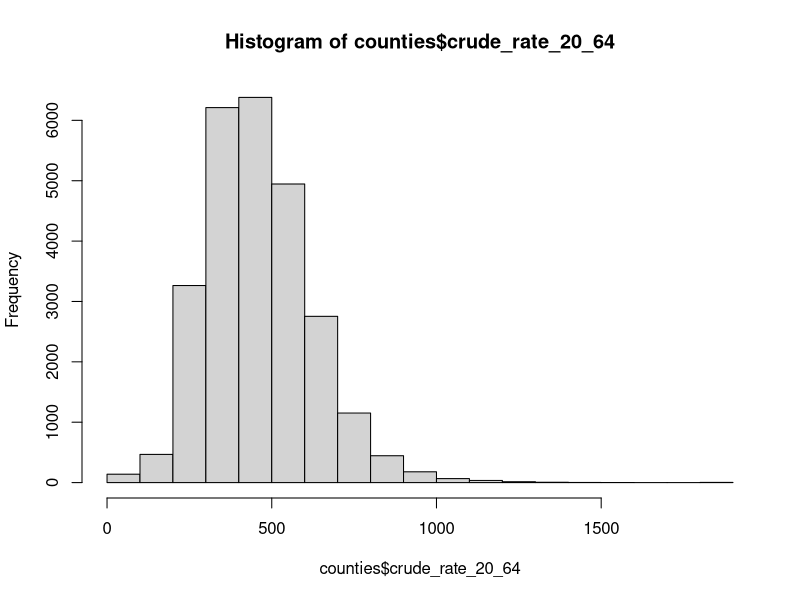
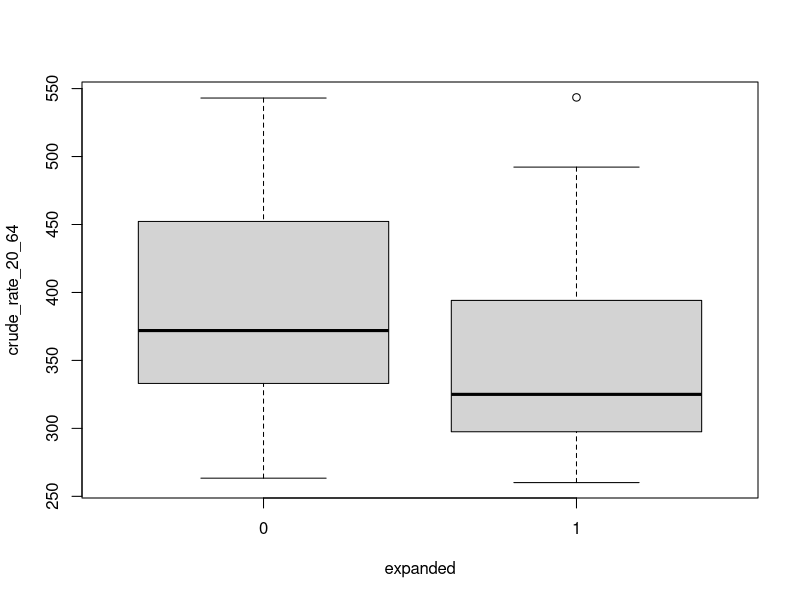
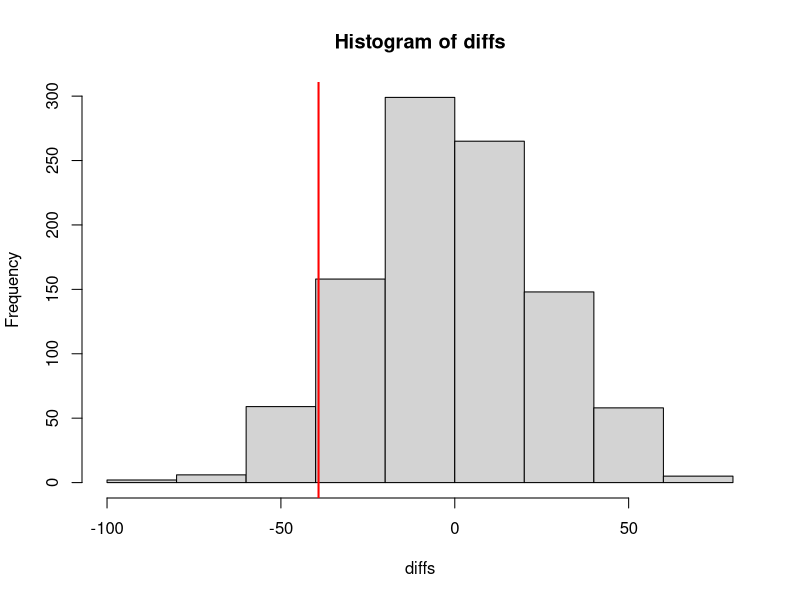

Generate these figures, in order, with R:
# =====================================================================
#  MODULE 1 - SOLUTION (the annotated version)
#
#  Question: Did states that expanded Medicaid in 2014 have lower
#            working-age mortality than states that did not?
#
#  This is the completed script with the full commentary. Work from
#  scripts/01-i-do.R during the session and type along; come back here
#  afterwards, or if you fall behind and need to catch up.
#
#  The four passes, each auditing the one before:
#
#    DESCRIBE  what do the two groups look like?        (section 4)
#    TEST      is the gap bigger than chance?           (section 5)
#    CHECK     does the test's assumption change it?    (section 6)
#    MODEL     the same finding, as a coefficient       (section 7)
#
#  Sections 1-3 get the data into the right shape.
# =====================================================================


# ---- 1. Get the data ------------------------------------------------

# PREDICT before you run the next line: what do you think R will print?

# read.csv() reads a spreadsheet off disk and hands back a data frame:
# rows are observations, columns are variables.
counties <- read.csv("data/medicaid.csv", row.names = 1)

# Nothing printed. That is success, not failure.
#   <-            means "store this as". Storing is silent.
#   row.names = 1 means "the first column is row labels, not data",
#                 which is why we get 13 columns from a 14-column file.
#
# To see that it worked, look at the Variables pane on the right --
# `counties` is now sitting in it.

# Three questions to ask of any new dataset. Always these three.
dim(counties)    # how big is it?  (rows, columns)
names(counties)  # what are the variables called?
head(counties)   # what does a row actually look like?

# head() prints wide data as stacked blocks. That is ONE table that ran
# out of room, not three tables.

# The variables we care about:
#   crude_rate_20_64  deaths per 100,000 people aged 20-64   <- our outcome
#   yaca              year the state expanded Medicaid, NA if it never did
#   year              2009 - 2019
#
# Note: this extract covers 39 states, not 50. Some states (NY, PA, MA,
# VA and others) are simply not in the file. Worth knowing before you
# wonder later where they went.


# ---- 2. Look at the outcome before you test anything ----------------

# Never run a test on a variable you have not looked at.
hist(counties$crude_rate_20_64)

# The $ pulls one column out of a data frame. counties$crude_rate_20_64
# is a vector -- just a row of numbers, one per county. That is all
# hist() ever wants.

# We took the default settings. They are fine. Making it pretty is a
# thing you do at the end, if ever.

# WATCH OUT -- the most common mistake you will make all day:
# misspell a column name and R does NOT give you an error. It hands
# back NULL, and then the NEXT function complains about something else
# entirely. Try it:
#
#   counties$crude_rate2064          # NULL. No error.
#   hist(counties$crude_rate2064)    # "'x' must be numeric"
#
# That second message will send you off checking whether your data
# imported as text. It didn't. You typed the name wrong.
# "'x' must be numeric" almost always means "check your spelling".


# ---- 3. Build the comparison we actually want -----------------------

# Medicaid expansion is a STATE policy. Every county in Alabama has the
# same policy as every other county in Alabama.
#
# So our real sample size is the number of states, not the number of
# counties. This is the most important line of the whole workshop.

# Keep one year so we are comparing like with like.
d2014 <- counties[counties$year == 2014, ]

# Square brackets take a slice: df[rows, columns].
# We asked for "rows where year is 2014" and "all columns" (blank).
#
# Note we write `counties` twice -- once to say which table, once inside
# to say which column to test. Unlike Stata, the dataset is never
# implied. R needs to be told every time.
dim(d2014)

# Now build the grouping variable. ifelse(test, value_if_true, value_if_false)
# runs down the whole column and returns a new column.
#   !  means "not"
#   &  means "and"
# And note $ is doing a NEW job here: on the left of <- it CREATES a
# column rather than pulling one out.
d2014$expanded <- ifelse(!is.na(d2014$yaca) & d2014$yaca == 2014, 1, 0)

# The !is.na() guard matters: states that never expanded have yaca = NA,
# and NA == 2014 is not FALSE, it is NA.
#
# Drop the guard and R does NOT error. Run this and look:
#
#   table(ifelse(d2014$yaca == 2014, 1, 0), useNA = "ifany")
#
# You get 890 NAs and no complaint at all, and every mean you compute
# from it comes back NA. Silent wrong answers are worse than errors.
table(d2014$expanded)

# One honesty note: yaca is also 2020, 2021 and 2023 for some states.
# Those are coded 0 here, so `expanded` means "expanded in the 2014
# wave", not "ever expanded". Fine for a 2014 snapshot -- but say so.

# PREDICT: after we collapse to states, how many rows will there be?

# aggregate() applies a function to a variable, split by group.
# Read it out loud: "average crude_rate, by state and expansion status."
#
# FUN = mean passes the function itself, with no parentheses. Writing
# FUN = mean() would try to run mean right now, on nothing, and fail.
states_unwt <- aggregate(crude_rate_20_64 ~ state + expanded,
                         data = d2014,
                         FUN  = mean)

dim(states_unwt)   # 39 rows -- one per state -- down from 2,372 county rows

# STOP. That line looks obvious and it hides a decision.
#
# It averaged the county RATES, giving every county one vote:
range(d2014$population_20_64)
#
# 224 people, and 6.3 million. Loving County, Texas just counted for as
# much as Los Angeles. A county of 224 people should not count the same
# as a county of 6.3 million when you are computing a state's rate.

# A rate is deaths divided by people. To get a STATE's rate, add up the
# deaths and add up the people, then divide once.
d2014$deaths <- d2014$crude_rate_20_64 * d2014$population_20_64 / 1e5

# Same aggregate() template as before, twice, with FUN = sum this time.
state_deaths <- aggregate(deaths ~ state + expanded,
                          data = d2014, FUN = sum)
state_people <- aggregate(population_20_64 ~ state + expanded,
                          data = d2014, FUN = sum)

# Both grouped the same way, so their rows line up. Now divide, once.
states <- state_deaths
states$crude_rate_20_64 <- state_deaths$deaths /
                           state_people$population_20_64 * 1e5

# aggregate() hands rows back grouped, not alphabetically. Sort them, so
# that the shuffling in step 6 lines up with the file Modules 2 and 3
# use. Same seed on a different row order gives a different answer.
states      <- states[order(states$state), ]
states_unwt <- states_unwt[order(states_unwt$state), ]

# Same 39 states, two different answers for each one. How far apart?
gap <- states_unwt$crude_rate_20_64 - states$crude_rate_20_64
summary(gap)

# Which states move the most? Bracket subsetting again -- same job as
# step 3, picking rows where a test comes out TRUE.
states$state[abs(gap) > 75]

# Texas is off by more than 130 deaths per 100,000. That is bigger than
# any effect we are about to go looking for.
#
# We will use the weighted one, because it is the state's actual rate.
# Hold on to the other one -- we come back to it in step 8.


# ---- 4. DESCRIBE: look at the comparison ----------------------------

# y ~ x reads "y broken down by x". Remember that squiggle. It is the
# same shape for plots, group means, tests, and models -- all day.
boxplot(crude_rate_20_64 ~ expanded, data = states)

# LOOK at that before you go on. The two boxes overlap enormously, and
# your eye says "these are the same." That reaction is correct.
#
# A test does not contradict your eye. It answers a narrower question:
# not "can I tell these states apart" (you can't -- look at the spread)
# but "are the two AVERAGES further apart than shuffling would produce".
# Those are different questions, and only the second one has an answer
# here.

# Same template, different goal: group means instead of a picture.
aggregate(crude_rate_20_64 ~ expanded, data = states, FUN = mean)

# The estimate we care about, as a single number.
# Save it -- we will need it in step 6.
group_means <- aggregate(crude_rate_20_64 ~ expanded, data = states, FUN = mean)

# group_means has 2 rows. Row 1 is expanded = 0, row 2 is expanded = 1,
# because aggregate() sorts the groups. Look at it and confirm:
group_means

# A bracket with ONE number picks one element out of a vector:
# x[2] is the second one. This is not the df[rows, columns] rule from
# step 3 -- same brackets, different job, because this is a single
# column rather than a whole table.
diff_obs <- group_means$crude_rate_20_64[2] - group_means$crude_rate_20_64[1]
diff_obs

# We wrote [2] - [1], so this is (expanded) minus (not expanded).
# Negative means expansion states were LOWER. Get this order backwards
# on your own data and your headline result flips sign silently.

# Expansion states averaged about 39 fewer deaths per 100,000.
#
# States chose whether to expand, so the honest sentence is "expansion
# states had lower mortality", not "expansion lowered mortality". And
# the alternative to a real effect is not only luck -- it is anything
# else that differs between these two sets of states. Module 2 cashes
# that in.
#
# For now: is 39 more than we would expect from luck alone?


# ---- 5. TEST: the test you already know -----------------------------

# Same y ~ x template. Third time.
t.test(crude_rate_20_64 ~ expanded, data = states)

# STOP. The confidence interval says -12 to +91, and the number we just
# computed was -39. That is not an error, and it is not you.
#
# t.test() subtracts in the opposite order from us: it does
# group 0 minus group 1, we did group 1 minus group 0. Same gap,
# opposite sign. Check the two group means at the bottom of the output
# against our -39 and you will see they agree.
#
# This catches everyone once. When a sign looks wrong, find out which
# way round the subtraction went before you assume you broke something.

# Now read the rest, and do not just harvest the p-value:
#   - the two group means, at the bottom
#   - the confidence interval: the SIZE of the gap the data supports,
#     anywhere from 12 FEWER to 91 MORE deaths per 100,000. That interval
#     crosses zero. The p-value never tells you that.
#   - p = 0.13
#
# Std. Error is how much this difference would vary if you drew the
# sample again. You can ignore t and df today. (Yes, df can have decimals; that
# is Welch's correction, see step 7.)


# ---- 6. CHECK: what that p-value actually means ---------------------

# First, the definition almost everyone walks in with:
#
#     "p is the probability the result is due to chance."
#
# That is the common answer and it is wrong. It has the logic backwards.
# A p-value does not tell you the probability that chance caused your
# result. It ASSUMES chance is all there is, and then asks:
#
#     if expansion made no difference at all, how often would luck
#     alone hand us a gap as big as ours?
#
# We do not have to trust a formula for that. We can just do it.

# The null hypothesis says the labels are meaningless. So let's make
# them meaningless -- shuffle which states "expanded".
sample(states$expanded)

# Run that line a few times. Different shuffle every time.
#
# Note what stays fixed:
table(sample(states$expanded))
# Always 22 ones and 17 zeros. We are dealing out the SAME labels in a
# new order, not flipping a coin for each state.

# One fake world: shuffle the labels, recompute the difference.
shuffled <- sample(states$expanded)
mean(states$crude_rate_20_64[shuffled == 1]) -
  mean(states$crude_rate_20_64[shuffled == 0])

# The square brackets again, doing a fourth job: states$crude_rate_20_64
# [shuffled == 1] means "the mortality rates where the shuffled label
# came out 1". You are picking rows with TRUE/FALSE instead of numbers.

# Run those two lines a few times. Sometimes positive, sometimes
# negative, no particular pattern -- that IS sampling variation, and you
# are looking straight at it.
#
# Now the thing to actually notice: keep running it and see how OFTEN
# you land somewhere near -39. Chance produces gaps that size routinely.

# PREDICT: out of 1000 fake worlds, how many will beat our real -39?

# replicate() does the same thing n times and collects the answers.
set.seed(2026)   # so everyone in the room gets the same numbers
#
# set.seed() is not optional here. Without it every person in this room
# gets a different p-value, and so do you the next time you run the file.
# Seed it, and write the seed down. Note also that the seed fixes the
# SHUFFLES, not the data -- reorder your rows and the same seed gives a
# different answer, which is why we sorted `states` back in step 3.
diffs <- replicate(1000, {
  shuffled <- sample(states$expanded)
  mean(states$crude_rate_20_64[shuffled == 1]) -
    mean(states$crude_rate_20_64[shuffled == 0])
})

# 1000 differences from 1000 worlds where the policy did nothing.

# And now the same hist() from step 2, pointed at something new.
hist(diffs)
abline(v = diff_obs, col = "red", lwd = 2)   # our real result, in red

# How many fake worlds were as extreme as the real one?
# This one line does three things, and all three are worth knowing:
#
#   abs()            throws away the minus sign, so we count BOTH tails
#                    -- shuffles beyond -39 AND beyond +39. That is what
#                    "two-sided" means, and it is what t.test() did too.
#
#   >=               gives a TRUE/FALSE for each of the 1000 shuffles.
#
#   mean()           of TRUE/FALSE gives the PROPORTION that are TRUE,
#                    because TRUE counts as 1 and FALSE as 0. That is
#                    the counting step. This trick is everywhere in R.
mean(abs(diffs) >= abs(diff_obs))

# Drop the abs() and watch what happens:
mean(diffs >= diff_obs)
#
# You get 0.93, not something near 0.14. Our difference is NEGATIVE, so
# "shuffles at least as big as ours" counts almost everything. R will not
# warn you. If you want the one-sided p in the direction of the effect it
# is mean(diffs <= diff_obs). Getting this wrong does not error -- it
# just hands you the wrong number, confidently.

# That is a p-value. We built it out of sample(), mean(), and counting.
# The t-test said 0.13; the shuffle says 0.14. Same conclusion.
#
# They will not match exactly, and should not. t.test() assumes a normal
# distribution; the shuffle does not. And 1000 shuffles is itself a
# sample -- change the seed and the second digit moves. If that spread
# bothers you, run 10,000 instead of 1,000.

# CAREFUL: the shuffle is not assumption-free. It assumes the labels
# could have been dealt out any other way. That holds here, because each
# state made one decision. It does NOT hold if your rows are grouped --
# students inside classrooms, years inside countries -- because a shuffle
# that splits a group apart is not a world that could have happened.

# One more thing about your own data: `shuffled == 1`
# works only because our labels are the numbers 0 and 1. If your grouping
# is "treated"/"control", you need `shuffled == "treated"`. Get it wrong
# and R returns NaN with no error -- the same silent failure as step 3.


# ---- 7. MODEL: the same answer, as a regression ---------------------

# A difference in means is a regression coefficient. Same y ~ x.
m <- lm(crude_rate_20_64 ~ expanded, data = states)
summary(m)

# This printout is dense. You need exactly two numbers from it today,
# both on the `expanded` row:
#
#   Estimate    -39.18  <- our difference in means. The same number.
#   Pr(>|t|)      0.13   <- our p-value. The same number.
#
# And one bonus, on the row above:
#
#   (Intercept)          <- the mean of the group coded 0. Check it
#                           against the group means from step 4. Identical.
#                           The "intercept" is just the baseline group.
#
# Std. Error is how much the Estimate would vary if you drew the sample
# again. Here it is 25.4 against an Estimate of -39.2, so the data is
# consistent with a wide range of values, including zero. That is
# little. That is what this result amounts to.
#
# Residuals, R-squared and the F-statistic answer questions we have not
# asked yet. They are the next workshop.
#
# So: a difference in means IS a regression coefficient. Once you can
# read this output you can read most quantitative papers.
#
# (t.test() uses Welch's correction by default, so the third decimal
#  differs, and that is also why its df was 34.04 rather than 37.
#  t.test(..., var.equal = TRUE) matches lm() exactly. Try it.)


# ---- 8. Why we used 39 rows and not 2,372 --------------------------

# Here is the same test, run on the counties instead of the states.
t.test(crude_rate_20_64 ~ expanded, data = d2014)

# p is about 6e-17. Overwhelming, and wrong.
#
# It believes it has 2,372 independent observations. It has 39. Every
# county in a state shares one policy decision, so those rows repeat 39
# pieces of information rather than adding 2,372 new ones. Feed a test
# more rows than you have information and the Std. Error shrinks until
# any difference looks certain.
#
# You already saw the other version of this in step 3: averaging county
# rates instead of weighting by population gave -64 and p = 0.028, where
# weighting correctly gives -39 and p = 0.13. Neither was an arithmetic
# error. Which rows count as an observation, and how much each one
# counts, are decisions you make before any test runs.
#
# When a p-value looks too good, ask how many independent things you
# actually measured. It is usually fewer than the number of rows.

# =====================================================================
#  Every function used in this entire analysis:
#
#    read.csv  dim  names  head  summary       <- get data, look at it
#    hist  boxplot  abline                     <- pictures
#    ifelse  is.na  table                      <- build a grouping variable
#    aggregate  mean  median  abs  range       <- summarise
#    c  order                                  <- combine and sort
#    t.test  lm                                <- test and model
#    sample  set.seed  replicate               <- the permutation test
#
#  Twenty-three, and 18 of them you used more than once.
#  That is a whole paper's worth of analysis. You do not need more
#  to start -- and the next two modules add almost nothing new.
# =====================================================================
